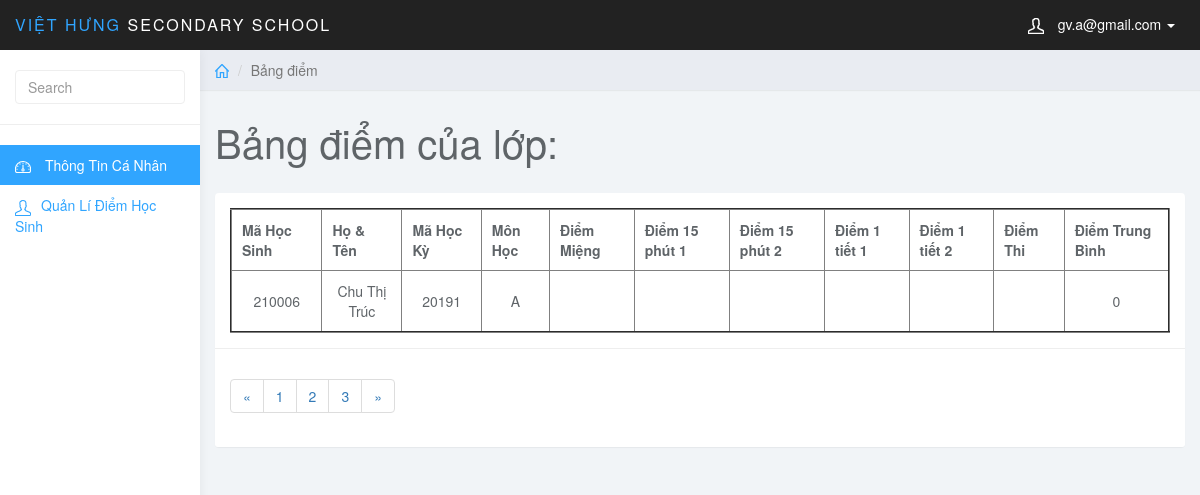
Before: /admin/index.php?page_gv=list_points&MaHocKy=20191&MaMonHoc=A&MaLopHoc=3 (signed in) with the older database file.
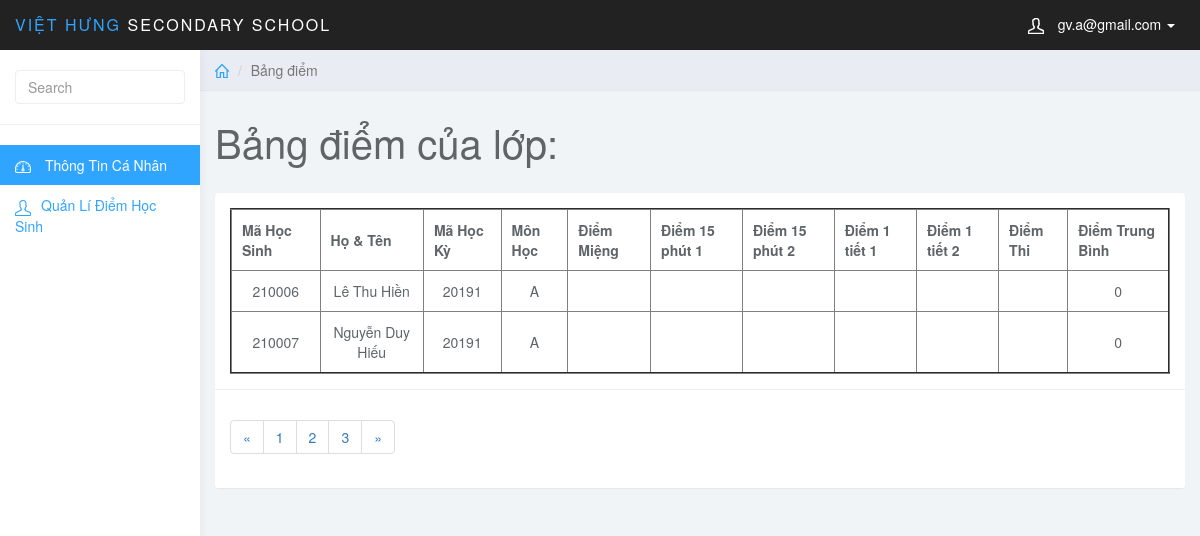
After: the same page with the newer database file.
### tables this page shows
CREATE TABLE `diem` (
  `MaDiem` int(6) NOT NULL AUTO_INCREMENT,
  `MaHocKy` varchar(5) NOT NULL,
  `MaMonHoc` varchar(5) NOT NULL,
  `MaHS` int(6) NOT NULL,
  `MaLopHoc` varchar(10) NOT NULL,
  `DiemMieng` varchar(5) NOT NULL,
  `Diem15Phut1` varchar(5) NOT NULL,
  `Diem15Phut2` varchar(5) NOT NULL,
  `Diem1Tiet1` varchar(5) NOT NULL,
  `Diem1Tiet2` varchar(5) NOT NULL,
  `DiemThi` varchar(5) NOT NULL,
  `DiemTB` float NOT NULL,
  PRIMARY KEY (`MaDiem`),
  KEY `fk_diem_mahk` (`MaHocKy`),
  KEY `fk_diem_monhoc` (`MaMonHoc`),
  KEY `fk_diem_hocsinh` (`MaHS`),
  KEY `MaLopHoc` (`MaLopHoc`),
  CONSTRAINT `diem_ibfk_1` FOREIGN KEY (`MaLopHoc`) REFERENCES `lophoc` (`MaLopHoc`),
  CONSTRAINT `fk_diem_hocsinh` FOREIGN KEY (`MaHS`) REFERENCES `hocsinh` (`MaHS`),
  CONSTRAINT `fk_diem_mahk` FOREIGN KEY (`MaHocKy`) REFERENCES `hocky` (`MaHocKy`),
  CONSTRAINT `fk_diem_monhoc` FOREIGN KEY (`MaMonHoc`) REFERENCES `monhoc` (`MaMonHoc`)
);

CREATE TABLE `hocsinh` (
  `MaHS` int(6) NOT NULL,
  `MaLopHoc` varchar(10) NOT NULL,
  `TenHS` varchar(50) NOT NULL,
  `GioiTinh` varchar(5) NOT NULL,
  `NgaySinh` date NOT NULL,
  `NoiSinh` varchar(50) NOT NULL,
  `DanToc` varchar(10) NOT NULL,
  `HoTenCha` varchar(50) NOT NULL,
  `HoTenMe` varchar(50) NOT NULL,
  PRIMARY KEY (`MaHS`),
  KEY `fk_hs_lh` (`MaLopHoc`),
  CONSTRAINT `fk_hs_lh` FOREIGN KEY (`MaLopHoc`) REFERENCES `lophoc` (`MaLopHoc`)
);

### teacher/list_points.php (the view, shortened to what this page needs)
<?php
    $MaHocKy = $_GET['MaHocKy'];
    $MaMonHoc = $_GET['MaMonHoc'];
    $MaLopHoc = $_GET['MaLopHoc'];
    $sql = "SELECT * FROM diem JOIN hocsinh ON diem.MaHS = hocsinh.MaHS WHERE diem.MaHocKy = '$MaHocKy' AND diem.MaMonHoc = '$MaMonHoc' AND diem.MaLopHoc = '$MaLopHoc'";
    $query = mysqli_query($conn,$sql);
?>
<div class="col-sm-9 col-sm-offset-3 col-lg-10 col-lg-offset-2 main">
		<div class="row">
			<ol class="breadcrumb">
				<li><a href="index.php"><svg class="glyph stroked home"><use xlink:href="#stroked-home"></use></svg></a></li>
				<li class="active">Bảng điểm</li>
			</ol>
		</div>
		<div class="row">
			<div class="col-lg-12">
				<h1 class="page-header">Bảng điểm của lớp: </h1>
			</div>
		</div>
		<div class="row">
			<div class="col-lg-12">
				<div class="panel panel-default">
					<div class="panel-body">
                        <table border="2px" width="100%" style="text-align: center;">
						    <thead>
						    <tr>
						        <th data-field="id" data-sortable="true">Mã Học Sinh</th>
                                <th data-field="name"  data-sortable="true">Họ & Tên</th>
                                <th data-sortable="true">Mã Học Kỳ</th>
                                <th data-sortable="true">Môn Học</th>
                                <th data-sortable="true">Điểm Miệng</th>
                                <th data-sortable="true">Điểm 15 phút 1</th>
                                <th data-sortable="true">Điểm 15 phút 2</th>
                                <th data-sortable="true">Điểm 1 tiết 1</th>
                                <th data-sortable="true">Điểm 1 tiết 2</th>
                                <th data-sortable="true">Điểm Thi</th>
                                <th data-sortable="true">Điểm Trung Bình</th>
						    </tr>
                            </thead>
                            <tbody>
                               <?php
                                    while($row_view = mysqli_fetch_assoc($query)){
                               ?>
                                    <tr>
                                    <form  method="post">
                                    <td><?php echo $row_view['MaHS']; ?></td>
                                    <td><?php echo $row_view['TenHS']; ?></td>
                                    <td><?php echo $row_view['MaHocKy']; ?></td>
                                    <td><?php echo $row_view['MaMonHoc']; ?></td>
                                    <td ><?php echo $row_view['DiemMieng']; ?></td>
                                    <td ><?php echo $row_view['Diem15Phut1']; ?></td>
                                    <td ><?php echo $row_view['Diem15Phut2']; ?></td>
                                    <td><?php echo $row_view['Diem1Tiet1']; ?></td>
                                    <td><?php echo $row_view['Diem1Tiet2']; ?></td>
                                    <td><?php echo $row_view['DiemThi']; ?></td>
                                    <td><?php echo $row_view['DiemTB']; ?></td>
                                    </form>
                                </tr>
                                    <?php }?>
                            </tbody>
						</table>
                    </div>
                    <div class="panel-footer">
                        <nav aria-label="Page navigation example">
                            <ul class="pagination">
                                <li class="page-item"><a class="page-link" href="#">&laquo;</a></li>
                                <li class="page-item"><a class="page-link" href="#">1</a></li>
                                <li class="page-item"><a class="page-link" href="#">2</a></li>
                                <li class="page-item"><a class="page-link" href="#">3</a></li>
                                <li class="page-item"><a class="page-link" href="#">&raquo;</a></li>
                            </ul>
                        </nav>
                    </div>
				</div>
			</div>
		</div>
	</div>

### admin/index.php (shortened to what this page needs)
<?php
    if (isset($_SESSION['mail_user'])) {
            include_once ('admin.php');
    }elseif(isset($_SESSION['mail_gv'])){
        include_once ('../teacher/home_gv.php');
    }
    else {
        include_once ('login.php');
    }
?>

### teacher/home_gv.php (shortened to what this page needs)
<!DOCTYPE html>
<html>
	<head>
		<link href="css/bootstrap.min.css" rel="stylesheet">
		<link href="../admin/css/datepicker3.css" rel="stylesheet">
		<link href="../admin/css/bootstrap-table.css" rel="stylesheet">
		<link href="../admin/css/styles.css" rel="stylesheet">
	</head>
	<body>
		<nav class="navbar navbar-inverse navbar-fixed-top" role="navigation">
			<div class="container-fluid">
				<div class="navbar-header">
					<a class="navbar-brand" href="index.php"><span>VIỆT HƯNG</span> Secondary School</a>
					<ul class="user-menu">
						<li class="dropdown pull-right">
							<a href="#" class="dropdown-toggle" data-toggle="dropdown"><svg
									class="glyph stroked male-user">
									<use xlink:href="#stroked-male-user"></use>
								</svg> <?php echo $_SESSION['mail_gv']; ?> <span class="caret"></span></a>
						</li>
					</ul>
				</div>
			</div>
		</nav>
		<div id="sidebar-collapse" class="col-sm-3 col-lg-2 sidebar">
			<form role="search">
				<div class="form-group">
					<input type="text" class="form-control" placeholder="Search">
				</div>
			</form>
			<ul class="nav menu">
				<li class="active"><a href="index.php"><svg class="glyph stroked dashboard-dial">
							<use xlink:href="#stroked-dashboard-dial"></use>
						</svg> Thông Tin Cá Nhân</a></li>
                <li><a href="index.php?page_gv=points"><svg class="glyph stroked male user ">
                            <use xlink:href="#stroked-male-user" /></svg>Quản Lí Điểm Học Sinh</a></li>
			</ul>
		</div>
        <?php
        if (isset($_GET['page_gv'])) {
            switch ($_GET['page_gv']) {
				case 'list_points':
                    include_once('list_points.php');
                    break;
            }
        }else{
            include_once('personal.php');
        }
        ?>
	</body>
</html>

### admin/css/styles.css (style rules this page uses)
body { background: #f1f4f7; padding-top: 50px; color: #5f6468; }
a, a:hover, a:focus { color: #30a5ff; }
h1, h2, h3, h4, h5, h6 { color: #5f6468; }
h1 { font-weight: 300; font-size: 40px; }
.form-control { border: 1px solid #eee; box-shadow: none; }
.navbar-header .navbar-brand { color: #fff; font-size: 16px; text-transform: uppercase; font-weight: 500; letter-spacing: 2px; }
.navbar-header .navbar-brand span { color: #30a5ff; }
.panel { border: 0; }
.panel-footer { background: #fff; border-top: 1px solid #eee; }
.navbar { border: 0; }
.user-menu { display: inline-block; margin-top: 14px; margin-right: 10px; float: right; list-style: none; padding: 0; }
.user-menu a { color: #fff; }
.sidebar { display: block; background-color: #fff; padding: 0; display: none; }
.sidebar form { padding: 20px 15px 5px 15px; border-bottom: 1px solid #eee; margin-bottom: 20px; }
@media (min-width: 768px) { .sidebar { display: block; position: fixed; top: 50px; bottom: 0; left: 0; z-index: 1000; display: block; margin: 0; padding: 0; overflow-x: hidden; overflow-y: auto; background-color: #fff; box-shadow: 1px 0px 10px rgba(0, 0, 0, .05); } }
@media (min-width: 768px) { .navbar-header { width: 100%; } }
.sidebar ul.nav .active a, .sidebar ul.nav li.parent a.active, .sidebar ul.nav .active > a:hover, .sidebar ul.nav li.parent a.active:hover, .sidebar ul.nav .active > a:focus, .sidebar ul.nav li.parent a.active:focus { color: #fff; background-color: #30a5ff; }
.breadcrumb { border-radius: 0; padding: 10px 15px; background: #e9ecf2; box-shadow: 0 1px 1px rgba(0, 0, 0, .05); margin: 0 ; }
h1.page-header { margin-top: 30px; border-bottom: 0; }
.sidebar .glyph, .user-menu .glyph { height: 16px; width: 16px; margin: 0 10px 0 0; stroke-width: 3px; }
.user-menu .glyph { stroke-width: 4px; }
.breadcrumb .glyph { height: 14px; width: 14px; margin: -2px 0 0 0; stroke-width: 4px; }
table th,td { padding: 10px; }

Changed rows visible on the page:
removed diem: MaHS.MaHS "210006", MaHS.TenHS "Chu Thị Trúc", MaHocKy "20191", MaMonHoc "A", DiemTB "0"
added diem: MaHS.MaHS "210006", MaHS.TenHS "Lê Thu Hiền", MaHocKy "20191", MaMonHoc "A", DiemTB "0"
added diem: MaHS.MaHS "210007", MaHS.TenHS "Nguyễn Duy Hiếu", MaHocKy "20191", MaMonHoc "A", DiemTB "0"
